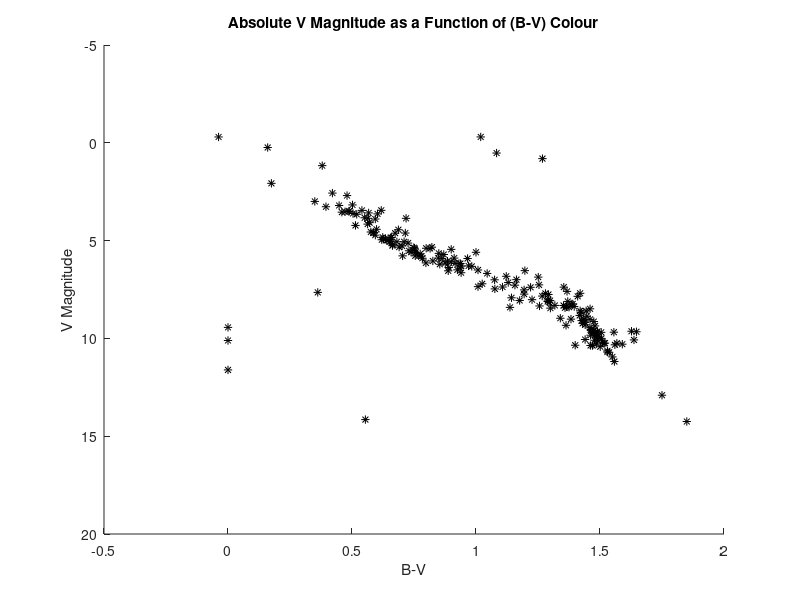
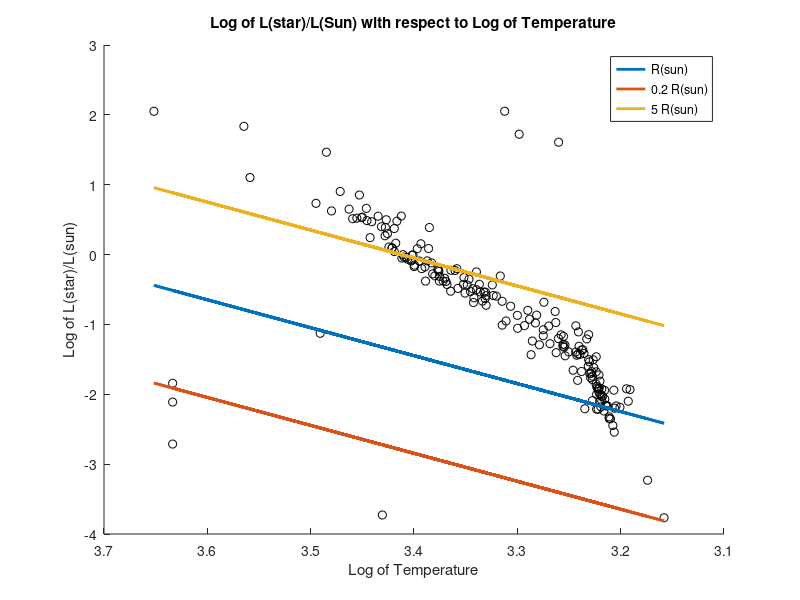

Recreate these plots in MATLAB, in order.
% If you put this file in your working directory you can just 
% type the name of the file (without the .m) to execute these commands.
function A1Q1G1;

% To read the hipparcos data from file hipparcos.txt:

fid=fopen('hipparcos.txt');

% Read the data into a matrix M

M=fscanf(fid,'%g %g %g %g',[4,inf]);

fclose(fid);

% M(N,:) will be an array of data from column N.  For example, to define an array x consisting of the data in column 3:

para=M(1,:);
vmag=M(2,:);
bmag=M(3,:);
imag=M(4,:);

% Calculate the things you need...

bv = bmag-vmag;
d = 1 * (1000./para);
absv = vmag - 5*log10(d/10);
T = 4000./(0.93 + bv);
Lrat = 10.^(0.4*(4.83 - absv));
rsun = 6.957e+08;
sig = 5.67367e-08;
Lsun = 3.846e+26;

L1 = 4.*pi*(rsun^2)*sig*(T.^4.);
L2 = 4.*pi*((0.2*rsun)^2)*sig*(T.^4.);
L3 = 4.*pi*((5.*rsun)^2)*sig*(T.^4.);

% Now make a plot
figure();
scatter(bv, absv,"k", "*");
  axis ij;
  xlabel('B-V');
  ylabel('V Magnitude');
  title('Absolute V Magnitude as a Function of (B-V) Colour');

% Lrat wrt T
figure();
x = log10(T);
y = log10(Lrat);
y1= log10(L1/Lsun);
y2= log10(L2/Lsun);
y3=log10(L3/Lsun);

scatter(x, y, "k");
  set(gca,'xdir', 'reverse');
  xlabel('Log of Temperature');
  ylabel('Log of L(star)/L(sun)');
  title('Log of L(star)/L(Sun) with respect to Log of Temperature');
hold on;
p1=plot(x,y1,'LineWidth',2);
hold on;
p2=plot (x,y2,'LineWidth',2);
hold on;
p3=plot (x,y3,'LineWidth',2);
hold on;
legend([p1,p2,p3],'R(sun)','0.2 R(sun)','5 R(sun)');
xlim([3.1, 3.7])
hold off;

